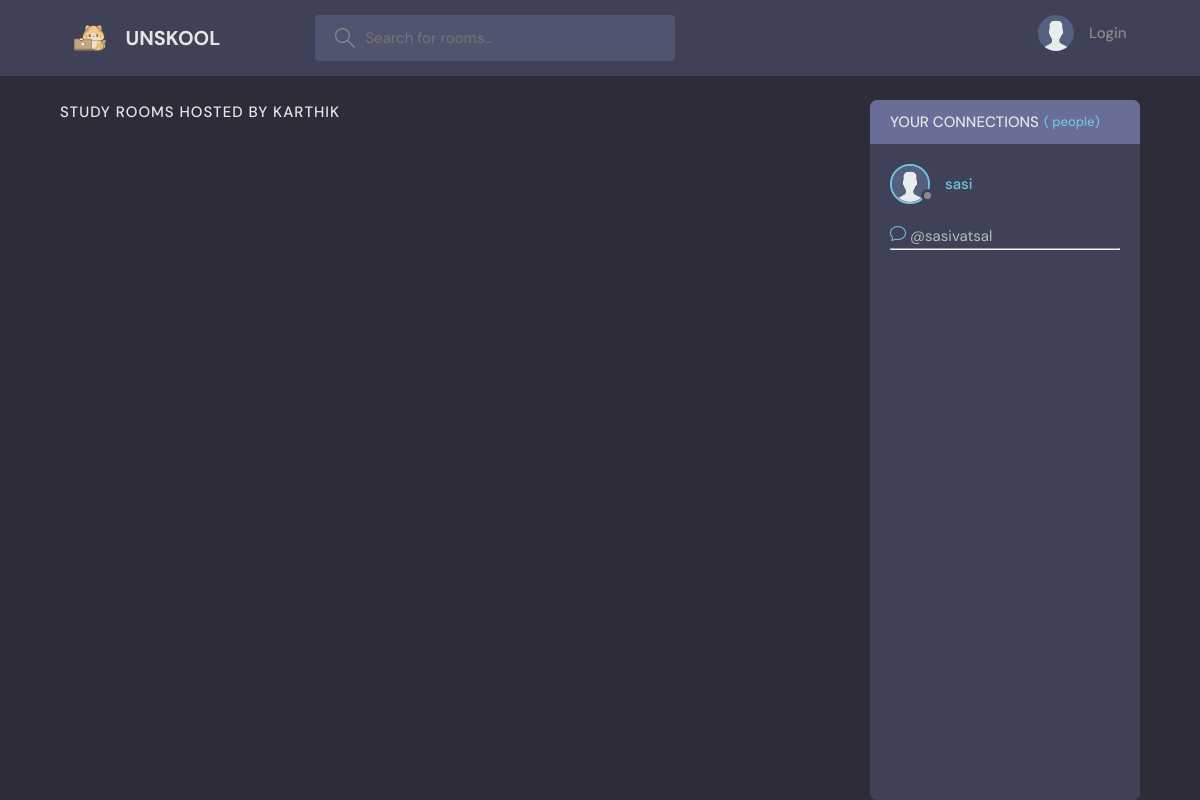
The page /inbox/1 on the database as committed earlier.
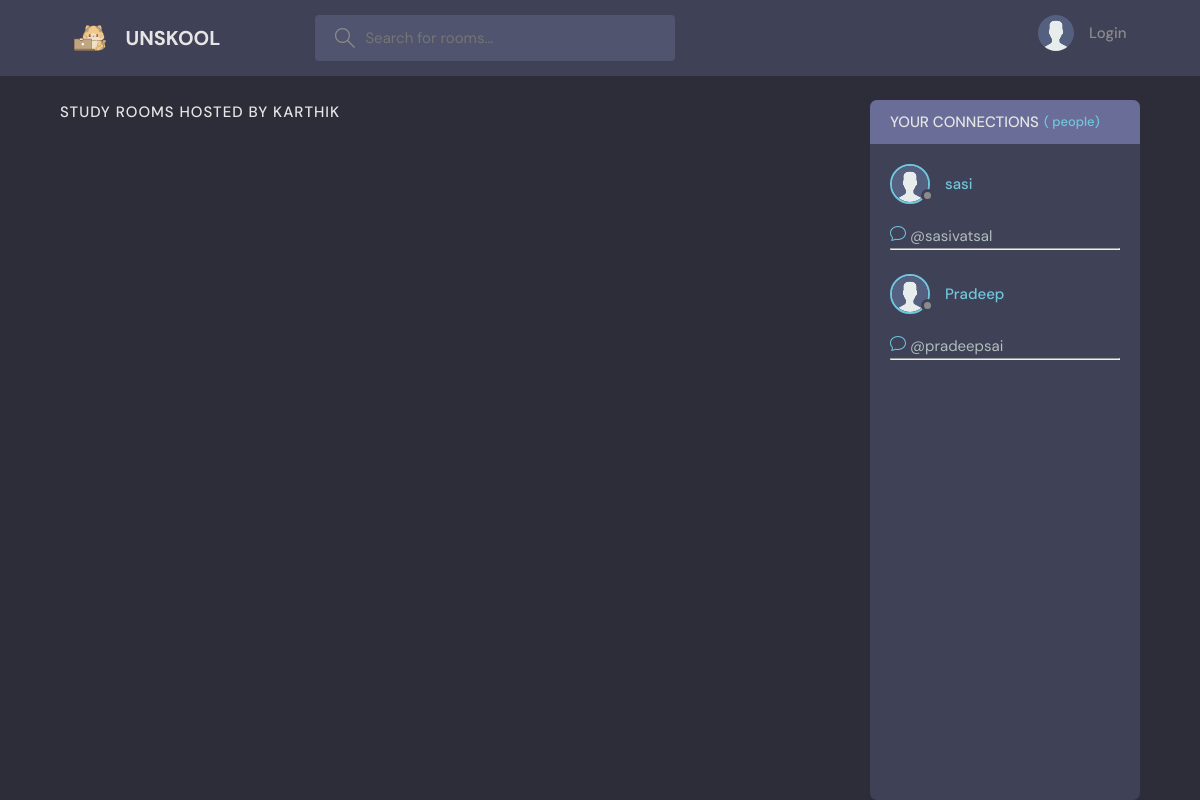
The same page on the database as committed later.
### shazam/models.py (models this page shows)
class User(AbstractUser):
    name=models.CharField(max_length=200,null=True)
    following = models.ManyToManyField(
        "self", blank=True, related_name="followers", symmetrical=False
    )
    email=models.EmailField(unique=True,null=True)
    bio=models.TextField(null=True)
    avatar=models.ImageField(null=True,default="avatar.svg")
    USERNAME_FIELD='email'
    REQUIRED_FIELDS=[]

### shazam/views.py (the view)
# urls.py: path('inbox/<str:pk>',views.inbox,name='inbox'),
def inbox(request,pk):
    users=User.objects.get(id=pk)
    context={'participants':users}
    return render(request,'shazam/chat.html',context)

### shazam/templates/shazam/chat.html (shortened to what this page needs)
{% extends 'main.html' %}
{% block content %}
<main class="layout layout--2">
  <div class="container">
    {% if request.user == participants  %}
    {% include 'shazam/connections.html' %}
    {% include 'shazam/messages.html' %}
    {% else %}
    <div class="roomList__header">
      <div>
        <h2>Study Rooms Hosted by {{participants.username}}
        </h2>
      </div>
    </div>
    {% include 'shazam/messages.html' %}
    {% endif %}
    </div>
</main>
{% endblock %}

### shazam/templates/shazam/messages.html (shortened to what this page needs)
    <div class="participants">
      <h3 class="participants__top">your connections <span>({{participants.count}} people)</span></h3>
      <div class="participants__list scroll">
        {% for user in participants.following.all %}
        <a href="{%  url 'profile_page' user.id %}" class="participant">
          <div class="avatar avatar--medium">
            <img src="{{user.avatar.url}}" />
          </div>
          <span>
            <span>{{user.name}}</span>
            {% if request.user != user %}
            <span><a href="{% url 'direct' user.id %}"></a></span>
            {% endif %}
            <span>@{{user.username}}</span>
          </span>
        </a>
        <hr>
                  <br>
        {% endfor %}
      </div>
    </div>

Rows that differ between the two databases and show on the page:
added User: avatar (placeholder picture), name "Pradeep", username "pradeepsai"
